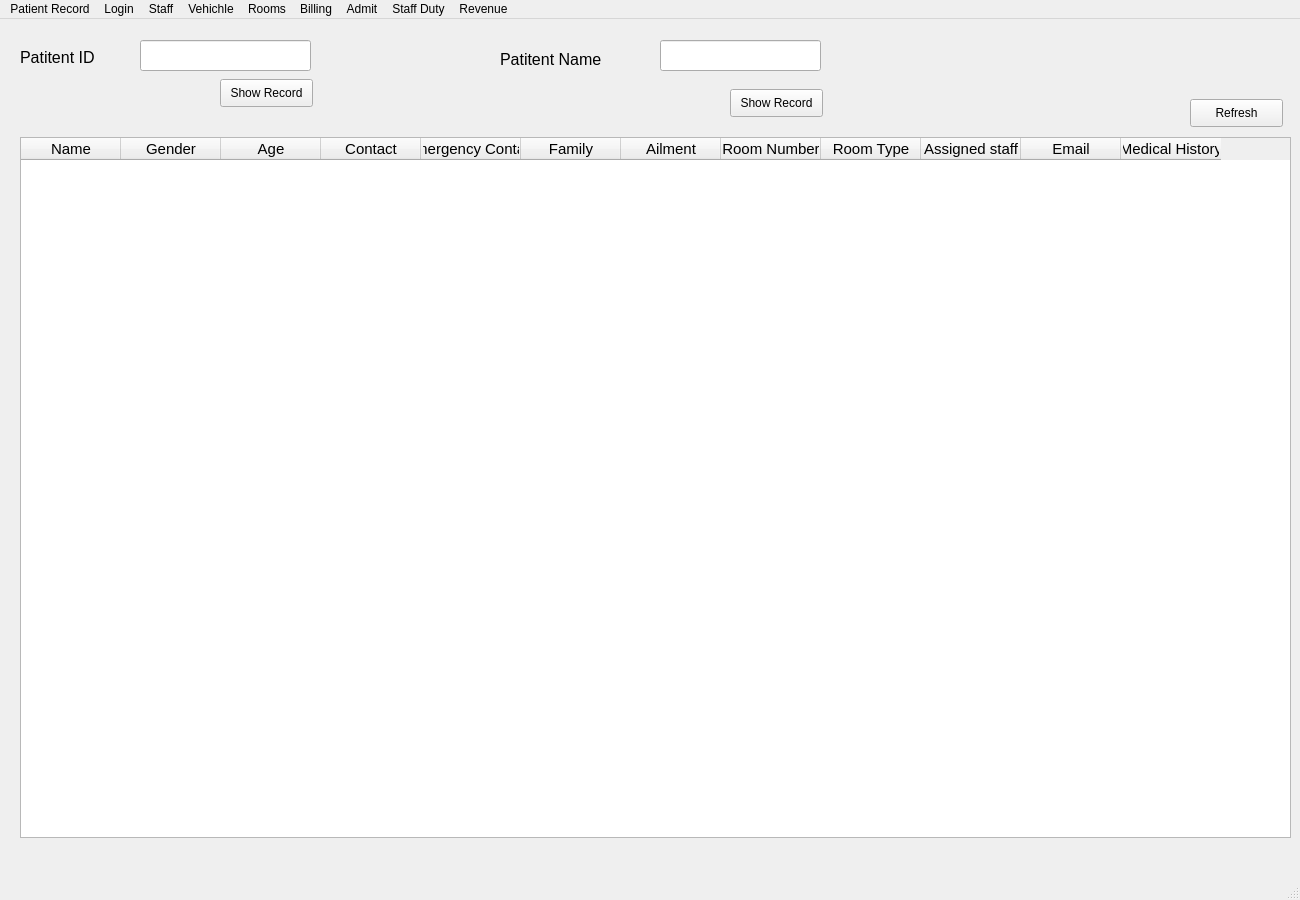
<?xml version="1.0" encoding="UTF-8"?>
<ui version="4.0">
 <class>MainWindow</class>
 <widget class="QMainWindow" name="MainWindow">
  <property name="geometry">
   <rect>
    <x>0</x>
    <y>0</y>
    <width>1300</width>
    <height>900</height>
   </rect>
  </property>
  <property name="windowTitle">
   <string>MainWindow</string>
  </property>
  <widget class="QWidget" name="MainWidget">
   <widget class="QLabel" name="PIDLabel">
    <property name="geometry">
     <rect>
      <x>20</x>
      <y>30</y>
      <width>111</width>
      <height>16</height>
     </rect>
    </property>
    <property name="font">
     <font>
      <pointsize>12</pointsize>
      <weight>50</weight>
      <bold>false</bold>
     </font>
    </property>
    <property name="text">
     <string>Patitent ID</string>
    </property>
   </widget>
   <widget class="QLineEdit" name="PIDEntry">
    <property name="geometry">
     <rect>
      <x>140</x>
      <y>21</y>
      <width>171</width>
      <height>31</height>
     </rect>
    </property>
    <property name="font">
     <font>
      <pointsize>10</pointsize>
     </font>
    </property>
   </widget>
   <widget class="QPushButton" name="SearchBtn">
    <property name="geometry">
     <rect>
      <x>220</x>
      <y>60</y>
      <width>93</width>
      <height>28</height>
     </rect>
    </property>
    <property name="text">
     <string>Show Record</string>
    </property>
   </widget>
   <widget class="QLabel" name="PIDLabel_2">
    <property name="geometry">
     <rect>
      <x>500</x>
      <y>30</y>
      <width>141</width>
      <height>21</height>
     </rect>
    </property>
    <property name="font">
     <font>
      <pointsize>12</pointsize>
     </font>
    </property>
    <property name="text">
     <string>Patitent Name</string>
    </property>
   </widget>
   <widget class="QLineEdit" name="PIDEntry_2">
    <property name="geometry">
     <rect>
      <x>660</x>
      <y>21</y>
      <width>161</width>
      <height>31</height>
     </rect>
    </property>
    <property name="font">
     <font>
      <pointsize>10</pointsize>
     </font>
    </property>
   </widget>
   <widget class="QPushButton" name="SearchBtn_2">
    <property name="geometry">
     <rect>
      <x>730</x>
      <y>70</y>
      <width>93</width>
      <height>28</height>
     </rect>
    </property>
    <property name="text">
     <string>Show Record</string>
    </property>
   </widget>
   <widget class="QPushButton" name="button">
    <property name="geometry">
     <rect>
      <x>1190</x>
      <y>80</y>
      <width>93</width>
      <height>28</height>
     </rect>
    </property>
    <property name="text">
     <string>Refresh</string>
    </property>
   </widget>
   <widget class="QTableWidget" name="TableWidget">
    <property name="geometry">
     <rect>
      <x>20</x>
      <y>118</y>
      <width>1271</width>
      <height>701</height>
     </rect>
    </property>
    <property name="font">
     <font>
      <pointsize>11</pointsize>
     </font>
    </property>
    <property name="sortingEnabled">
     <bool>true</bool>
    </property>
    <column>
     <property name="text">
      <string>Name</string>
     </property>
    </column>
    <column>
     <property name="text">
      <string>Gender</string>
     </property>
    </column>
    <column>
     <property name="text">
      <string>Age</string>
     </property>
    </column>
    <column>
     <property name="text">
      <string>Contact</string>
     </property>
    </column>
    <column>
     <property name="text">
      <string>Emergency Contact</string>
     </property>
    </column>
    <column>
     <property name="text">
      <string>Family</string>
     </property>
    </column>
    <column>
     <property name="text">
      <string>Ailment</string>
     </property>
    </column>
    <column>
     <property name="text">
      <string>Room Number</string>
     </property>
    </column>
    <column>
     <property name="text">
      <string>Room Type</string>
     </property>
    </column>
    <column>
     <property name="text">
      <string>Assigned staff</string>
     </property>
    </column>
    <column>
     <property name="text">
      <string>Email</string>
     </property>
    </column>
    <column>
     <property name="text">
      <string>Medical History</string>
     </property>
    </column>
   </widget>
  </widget>
  <widget class="QMenuBar" name="menubar">
   <property name="geometry">
    <rect>
     <x>0</x>
     <y>0</y>
     <width>1300</width>
     <height>26</height>
    </rect>
   </property>
   <widget class="QMenu" name="PRecordMenu">
    <property name="title">
     <string>Patient Record</string>
    </property>
   </widget>
   <widget class="QMenu" name="LoginMenu">
    <property name="title">
     <string>Login</string>
    </property>
   </widget>
   <widget class="QMenu" name="StaffMenu">
    <property name="title">
     <string>Staff</string>
    </property>
   </widget>
   <widget class="QMenu" name="VehichleMenu">
    <property name="title">
     <string>Vehichle</string>
    </property>
   </widget>
   <widget class="QMenu" name="RoomsMenu">
    <property name="title">
     <string>Rooms</string>
    </property>
   </widget>
   <widget class="QMenu" name="BillingMenu">
    <property name="title">
     <string>Billing</string>
    </property>
   </widget>
   <widget class="QMenu" name="StaffDutyMenu">
    <property name="title">
     <string>Staff Duty</string>
    </property>
   </widget>
   <widget class="QMenu" name="RevenueMenu">
    <property name="title">
     <string>Revenue</string>
    </property>
   </widget>
   <widget class="QMenu" name="AdmitMenu">
    <property name="title">
     <string>Admit</string>
    </property>
   </widget>
   <addaction name="PRecordMenu"/>
   <addaction name="LoginMenu"/>
   <addaction name="StaffMenu"/>
   <addaction name="VehichleMenu"/>
   <addaction name="RoomsMenu"/>
   <addaction name="BillingMenu"/>
   <addaction name="AdmitMenu"/>
   <addaction name="StaffDutyMenu"/>
   <addaction name="RevenueMenu"/>
  </widget>
  <widget class="QStatusBar" name="statusbar"/>
 </widget>
 <resources/>
 <connections/>
</ui>
